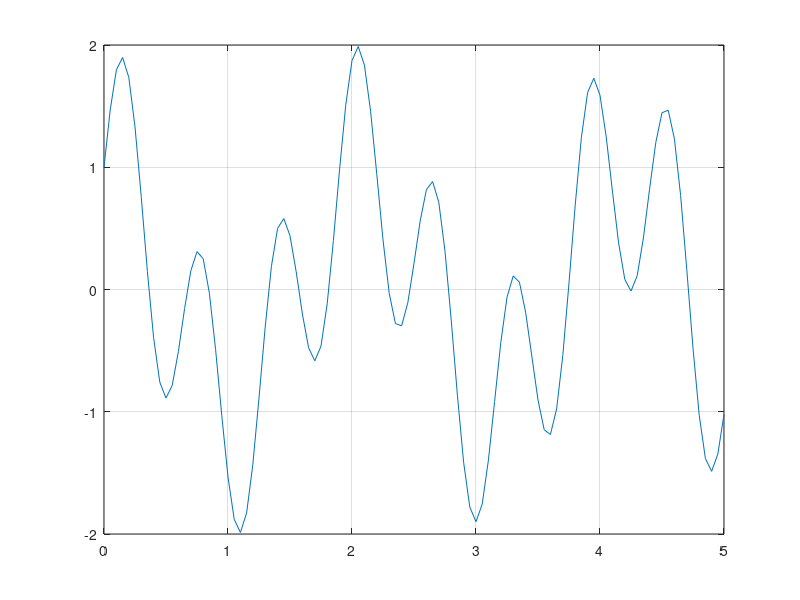

Source code (MATLAB):
% Example 5-2
% 증분탐색법

clear; close; close all;

x_st = 0;
x_end = 5;
N = 100;
nb = 0;   % 근의 개수

x = [x_st : (x_end - x_st)/N : x_end]';
f = zeros(size(x));
s = zeros(size(x));  % 해당 구간에 근이 있는지 나타내는 Flag

func = @(x) sin(10*x) + cos(3*x);
f(1) = func(x(1));

for n = 2:length(x)
  f(n) = func(x(n));
  if f(n-1)*f(n)<0
    nb = nb + 1;
    xb(nb, 1) = f(n-1);   % xb는 근이 존재하는 구간의 함수값
    xb(nb, 2) = f(n);
    s(n) = 1;
  else
    s(n) = 0;
  end
end

plot(x, f)
grid on;
